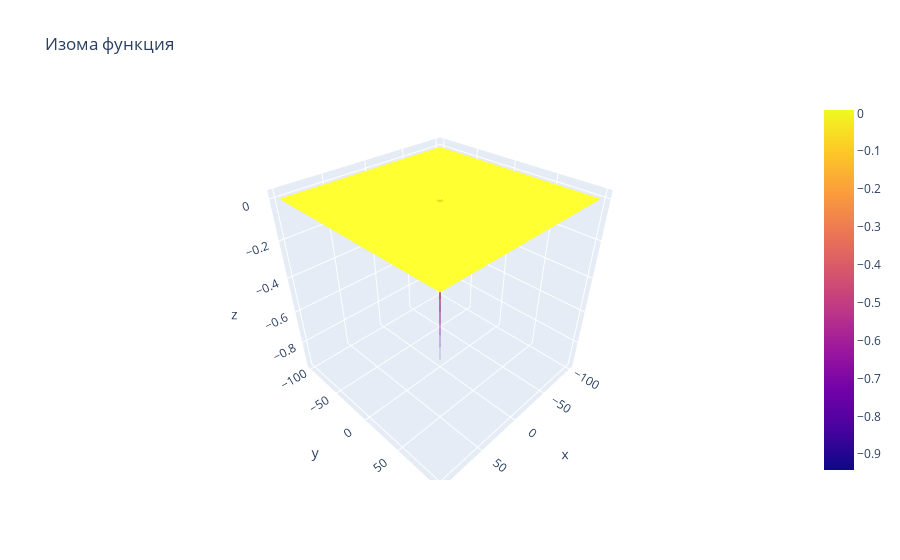

Write notebook code for a chart like this one.
### Code cell
# нарисуем эти функции через plotly

isoma_func = IsomaClass()
isoma_func.illustrate_func()

### Figure 1 — Plotly figure (JSON) as saved in the notebook; plotly's stock layout.template omitted (floating-point values rounded to 4 significant figures; data arrays with more than 128 entries replaced by an {"elided": "..."} marker saying what was removed)
{"data": [{"type": "surface", "x": {"elided": "200 int values"}, "y": {"elided": "200 int values"}, "z": {"elided": "200x200 float values"}}], "layout": {"title": {"text": "Изома функция"}}}
